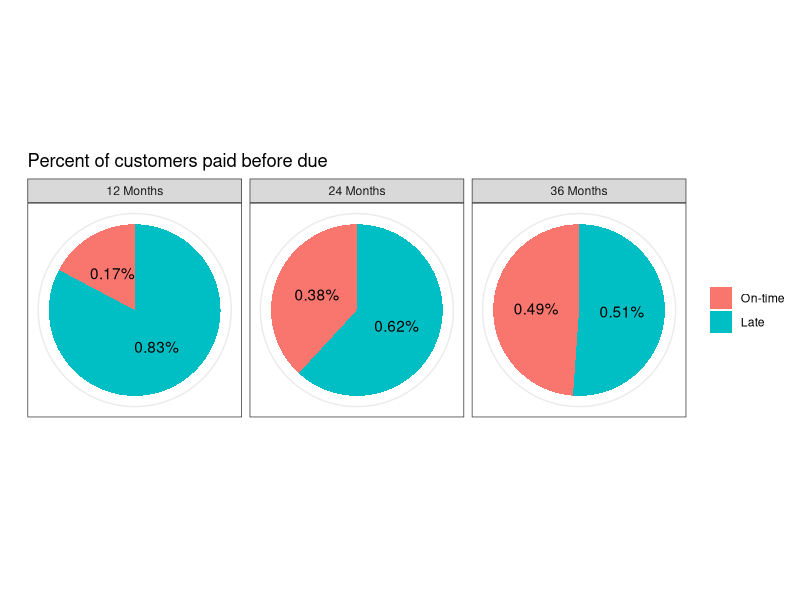

Generate this figure with R:
## ---- chunk 1
set.seed(1500)
options(scipen=1, digits=3) # number formatting

##### Simulate data ---------------
grp.12 <- sample(c(0, 1), 
                 prob = c(0.2, 0.8),
                 size = 58,
                 replace = TRUE)
grp.24 <- sample(c(0, 1), 
                 prob = c(0.35, 0.65),
                 size = 76,
                 replace = TRUE)
grp.36 <- sample(c(0, 1), 
                 prob = c(0.455, 0.545),
                 size = 88,
                 replace = TRUE)

df <- data.frame(
  Repay = append(append(grp.12, grp.24), grp.36),
  Months = append(append(rep('12 Months', 58), 
                 rep('24 Months', 76)),
                 rep('36 Months', 88)))
## ---- chunk 2
suppressMessages(library(dplyr))
suppressMessages(library(ggplot2))
theme_set(theme_bw())

##### Make summary table ---------------

## add 0/1 counts by group
repay.perc <- df %>%
  group_by(Months, Repay) %>%
  count(Repay) %>%
  ungroup() %>%
  group_by(Months) %>%
  mutate(freq = n / sum(n)) %>%
  arrange(-Repay)

##### Graph ---------------
p <- ggplot(repay.perc, aes(x = factor(1))) +
  geom_col(aes(y = freq, fill = factor(Repay)), position = 'stack') +
  coord_polar(theta = "y") +
  labs(title = 'Percent of customers paid before due') +
  geom_text(aes(y = freq, label = sprintf("%.2f%%", freq)),
            position = position_stack(vjust = 0.5)) +
  facet_wrap(. ~ Months) +
  scale_x_discrete(name = " ", breaks = NULL) +
  scale_y_continuous(name = " ", breaks = NULL) +
  scale_fill_discrete(label = c('On-time', 'Late')) +
  theme(legend.title = element_blank())

p
## ---- chunk 3
##### Apply contrasts ---------------
df$con1 <- (df$Months == '12 Months')*(-1) + (df$Months == '24 Months')*(0.5) + (df$Months == '36 Months')*(0.5)

df$con2 <- (df$Months == '12 Months')*(0) + (df$Months == '24 Months')*(-0.5) + (df$Months == '36 Months')*(0.5)
## ---- chunk 4
##### Model data ---------------
mod1 <- glm(Repay ~ con1 + con2, 
           data = df, family = 'binomial')
mod1.summ <- summary(mod1)

mod1.summ
## ---- chunk 5
coefss <- exp(coef(mod1.summ)[,'Estimate'])
coefss

conf.ints <- as.data.frame(exp(confint(mod1)))
conf.ints
